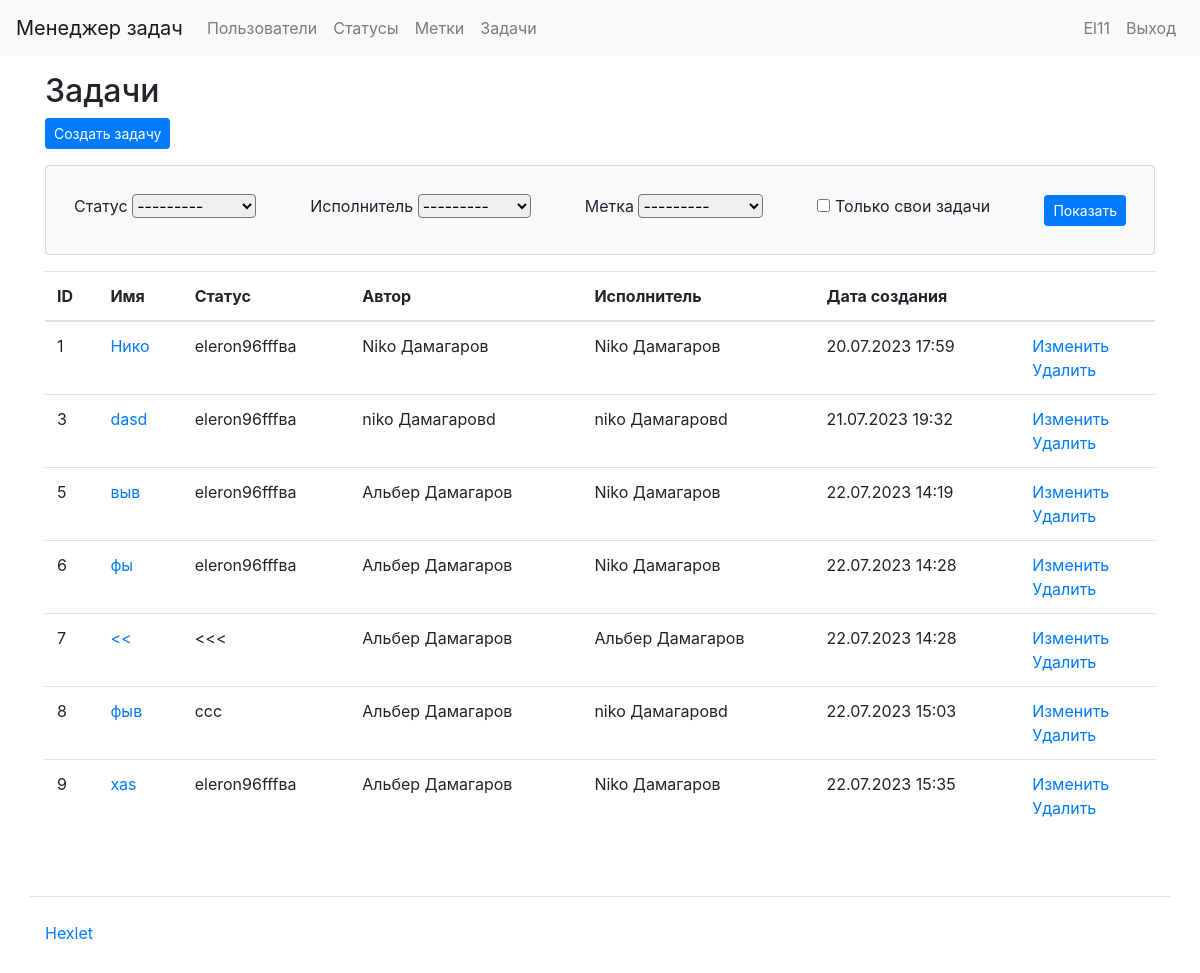
Page /tasks/ (signed in) on the earlier database version.
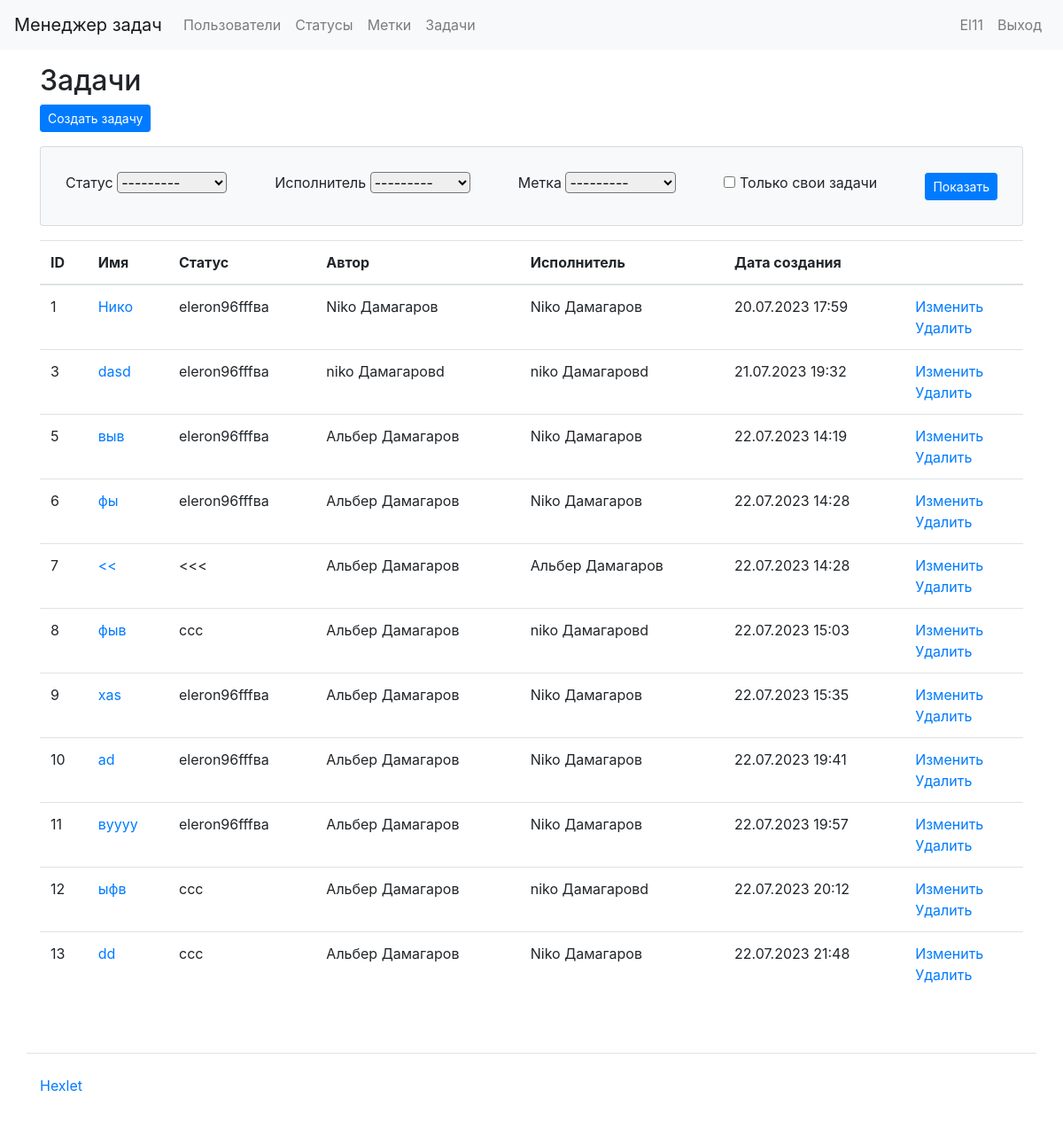
Same page on the later database version.
### task_manager/users/models.py (models this page shows, shortened)
class User(AbstractUser):
    def __str__(self):
        return self.get_full_name()

### task_manager/tasks/models.py (models this page shows, shortened)
class Task(models.Model):
    name = models.CharField(max_length=100, verbose_name=_('Name'))
    description = models.TextField(verbose_name=_('Description'))
    status = models.ForeignKey(Status, on_delete=models.CASCADE, verbose_name=_('Status'))  # Link to the Status model
    author = models.ForeignKey(User, on_delete=models.CASCADE, related_name='author_tasks', verbose_name=_('Author'))  # Link to the User model
    executor = models.ForeignKey(User, on_delete=models.CASCADE, related_name='executor_tasks', verbose_name=_('Executor'))  # Link to the User model
    labels = models.ManyToManyField(
        labels,
        verbose_name=_('Labels'),
        through='TaskLabel',
        blank=True,  # используйте только blank=True, не используйте null=True для ManyToManyField
    )
    created_date = models.DateTimeField(auto_now_add=True)
    class Meta:
        app_label = 'tasks'

### task_manager/status/models.py (models this page shows, shortened)
class Status(models.Model):
    name = models.CharField(verbose_name=gettext_lazy('Name'), max_length=100)
    created_date = models.DateTimeField(auto_now_add=True)
    class Meta:
        app_label = 'status'

### task_manager/tasks/views.py (the view, shortened to what this page needs)
# urls.py: path('tasks/', tasks_list, name='tasks'),
@login_required
def tasks_list(request):
    form = TaskFilterForm(request.GET or None)
    tasks = TaskModel.objects.all()
    statuses = Status.objects.all()
    context = {'form': form, 'tasks': tasks,
               'task_statuses': statuses}
    return render(request, 'tasks/tasks.html', context)

### task_manager/tasks/forms.py
class TaskFilterForm(forms.Form):
    status = forms.ModelChoiceField(queryset=Status.objects.all(), required=False)
    executor = forms.ModelChoiceField(queryset=User.objects.all(), required=False)
    label = forms.ModelChoiceField(queryset=labels.objects.all(), required=False)
    my_tasks = forms.BooleanField(required=False)

### task_manager/templates/tasks/tasks.html (shortened to what this page needs)
{% extends "base.html" %}
{% load i18n %}
{% block content %}
  <h2>{% trans "Tasks" %}</h2>
  <div class="mb-3">
    <a href="{% url 'create_tasks' %}" class="btn btn-primary btn-sm">{% trans "Create Task" %}</a>
  </div>
  <div class="card mb-3 card-body bg-light">
    <form method="GET" class="d-flex flex-row align-items-center justify-content-between flex-wrap">
      <div class="p-2">
        <label class="form-label" for="id_status">{% trans "Status" %}</label>
        <select name="status" class="form-select rounded" id="id_status">
          <option value="" selected>---------</option>
        </select>
      </div>
      <div class="p-2">
        <label class="form-label" for="id_executor">{% trans "Executor" %}</label>
        <select name="executor" class="form-select rounded" id="id_executor">
          <option value="" selected>---------</option>
        </select>
      </div>
      <div class="p-2">
        <label class="form-label" for="id_label">{% trans "Label" %}</label>
        <select name="label" class="form-select rounded" id="id_label">
          <option value="" selected>---------</option>
        </select>
      </div>
      <div class="p-2 form-check">
        <input type="checkbox" id="my_tasks" name="my_tasks">
        <label for="my_tasks">{% trans "Only my tasks" %}</label>
      </div>
      <div class="p-2">
        <input class="btn btn-primary btn-sm" type="submit" value="{% trans 'Show' %}">
      </div>
    </form>
  </div>
  <table class="table">
    <thead>
      <tr>
        <th scope="col">{% trans "id" %}</th>
        <th scope="col">{% trans "Name" %}</th>
        <th scope="col">{% trans "Status" %}</th>
        <th scope="col">{% trans "Author" %}</th>
        <th scope="col">{% trans "Executor" %}</th>
        <th scope="col">{% trans "Creation date" %}</th>
        <th scope="col"></th>
      </tr>
    </thead>
    <tbody>
      {% for task in tasks %}
      <tr>
        <td>{{ task.id }}</td>
        <td><a href="{% url 'tasks_details' task.pk %}">{{ task.name }}</a></td>
        <td>{{ task.status.name }}</td>
        <td>{{ task.author }}</td>
        <td>{{ task.executor }}</td>
        <td>{{ task.created_date|date:"d.m.Y H:i" }}</td>
        <td>
          <a href="{% url 'edit_tasks' task.id %}">{% trans "Edit" %}</a>
          <br>
          <a href="{% url 'delete_tasks' task.id %}">{% trans "Delete" %}</a>
        </td>
      </tr>
      {% endfor %}
    </tbody>
  </table>
{% endblock %}

### task_manager/templates/base.html (shortened to what this page needs)
{% load i18n %}
{% load bootstrap4 %}
<!DOCTYPE html>
<html lang="ru-ru">
  <head>
    <link href="https://cdn.jsdelivr.net/npm/bootstrap@4.6.2/dist/css/bootstrap.min.css" rel="stylesheet">
  </head>
  <body class="d-flex flex-column min-vh-100">
    {% include 'header.html' %}
    <div class="container wrapper flex-grow-1">
        {% block content %}{% endblock %}
    </div>
    {% include 'footer.html' %}
  </body>
</html>

### task_manager/templates/header.html (shortened to what this page needs)
{% load i18n %}
<nav class="navbar navbar-expand-lg navbar-light bg-light mb-3">
  <a class="navbar-brand" href="/">{% block navbar_brand %}{% trans "Task Manager" %}{% endblock %}</a>
  <div class="collapse navbar-collapse" id="navbarToggleExternalContent">
    <ul class="navbar-nav mr-auto">
      <li class="nav-item">
        <a class="nav-link" href="/users/">{% block navlink1 %}{% trans "Users" %}{% endblock %}</a>
      </li>
      {% if user.is_authenticated %}
        <li class="nav-item">
          <a class="nav-link" href="/statuses/">{% trans "Statuses" %}</a>
        </li>
        <li class="nav-item">
          <a class="nav-link" href="/labels/">{% trans "Labels" %}</a>
        </li>
        <li class="nav-item">
          <a class="nav-link" href="/tasks/">{% trans "Tasks" %}</a>
        </li>
      {% endif %}
    </ul>
    <ul class="navbar-nav">
      {% if user.is_authenticated %}
        <li class="nav-item">
          <span class="navbar-text mr-2">{{ user.username }}</span>
        </li>
        <li class="nav-item">
          <a class="nav-link" href="{% url 'logout' %}">{% trans "Logout" %}</a>
        </li>
      {% endif %}
    </ul>
  </div>
</nav>

### task_manager/templates/footer.html
{% load i18n %}
<footer>
  <div class="container my-5 pt-4 border-top">
    <a target="_blank" href="https://ru.hexlet.io">{% block footer %}Hexlet{% endblock %}</a>
  </div>
</footer>

Differences in the rows shown:
added Task: id "10", name "ad", status.name "eleron96fffва", author "Альбер Дамагаров", executor "Niko Дамагаров", created_date "22.07.2023 19:41"
added Task: id "11", name "вуууу", status.name "eleron96fffва", author "Альбер Дамагаров", executor "Niko Дамагаров", created_date "22.07.2023 19:57"
added Task: id "12", name "ыфв", status.name "ссс", author "Альбер Дамагаров", executor "niko Дамагаровd", created_date "22.07.2023 20:12"
added Task: id "13", name "dd", status.name "ссс", author "Альбер Дамагаров", executor "Niko Дамагаров", created_date "22.07.2023 21:48"
